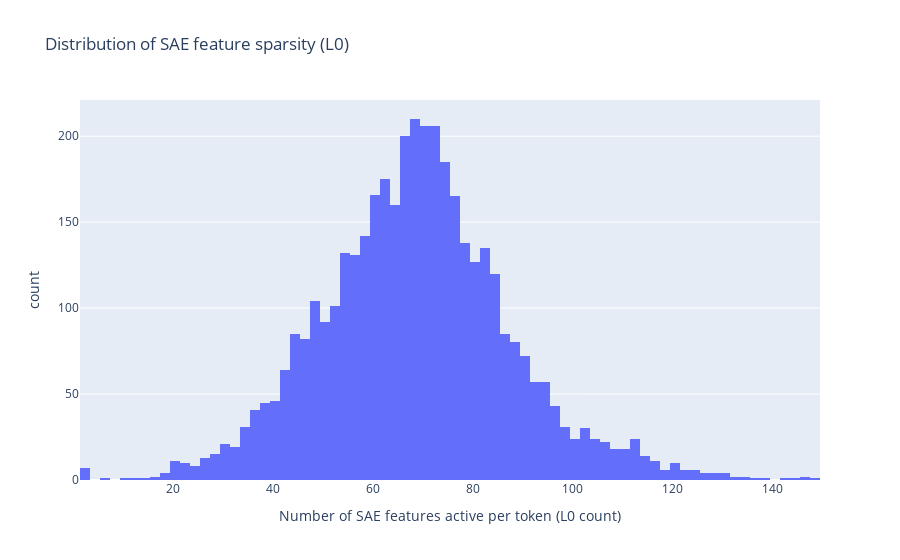

This figure's notebook cell:
### Markdown cell above
### L0 Test and Reconstruction Test

### Code cell
sae.eval()  # prevents error if we're expecting a dead neuron mask for who grads

with torch.no_grad():
    # activation store can give us tokens.
    batch_tokens = token_dataset[:32]["tokens"]
    _, cache = model.run_with_cache(batch_tokens, prepend_bos=True)

    # Use the SAE
    # returns a sparse list of features that activated
    feature_acts = sae.encode(cache[sae.cfg.metadata.hook_name])
    # turns the sparse list of features into original dense activations
    sae_out = sae.decode(feature_acts)

    # save some room
    del cache

    # ignore the bos token, get the number of features that activated in each token, averaged accross batch and position
    # Slices the data to ignore the first token (position 0) -- First token is usually the "BOS" (Beginning of Sequence)
    l0 = (feature_acts[:, 1:] > 0).float().sum(-1).detach()
    # prints the average sparsity
    print("average l0", l0.mean().item())
    # Draws the a graph shoing distribution of sparsity
    l0_values = l0.flatten().cpu().numpy()
    fig = px.histogram(
        x=l0_values,
        labels={
            "x": "Number of SAE features active per token (L0 count)",
            "y": "Token positions in sampled batch",
        },
        title="Distribution of SAE feature sparsity (L0)",
    )
    fig.show()

### Figure 1 — Plotly figure (JSON) as saved in the notebook; plotly's stock layout.template omitted (floating-point values rounded to 4 significant figures; data arrays with more than 128 entries replaced by an {"elided": "..."} marker saying what was removed)
{"data": [{"bingroup": "x", "hovertemplate": "Number of SAE features active per token (L0 count)=%{x}<br>count=%{y}<extra></extra>", "legendgroup": "", "marker": {"color": "#636efa", "pattern": {"shape": ""}}, "name": "", "orientation": "v", "showlegend": false, "type": "histogram", "x": {"elided": "4064 float values"}, "xaxis": "x", "yaxis": "y"}], "layout": {"barmode": "relative", "legend": {"tracegroupgap": 0}, "title": {"text": "Distribution of SAE feature sparsity (L0)"}, "xaxis": {"anchor": "y", "domain": [0, 1], "title": {"text": "Number of SAE features active per token (L0 count)"}}, "yaxis": {"anchor": "x", "domain": [0, 1], "title": {"text": "count"}}}}
